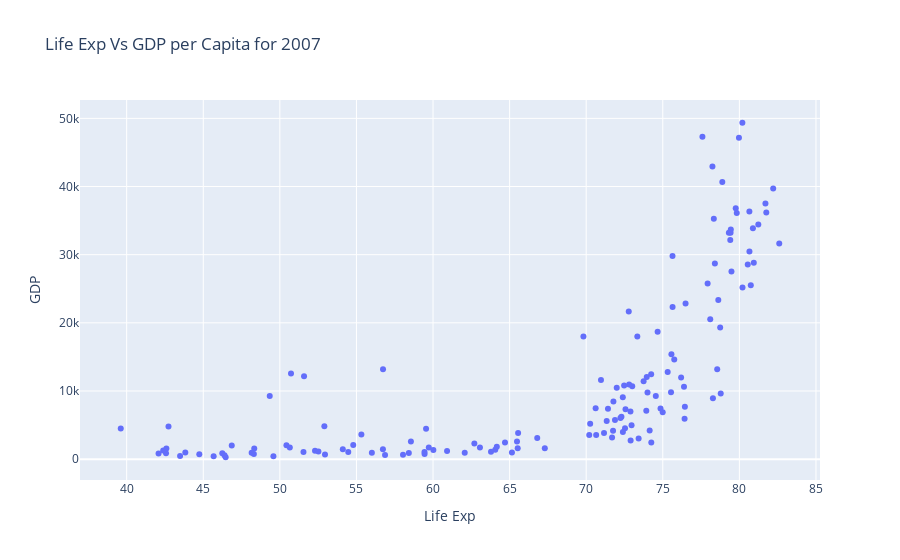

Notebook source saved alongside this figure:
### Code cell
trace1 = go.Scatter(x=temp_df['lifeExp'],y=temp_df['gdpPercap'],mode='markers')


data = [trace1]

layout = go.Layout(title='Life Exp Vs GDP per Capita for 2007', xaxis={'title':'Life Exp'},yaxis={'title':'GDP'})
fig = go.Figure(data,layout)

fig.show()

### Figure 1 — Plotly figure (JSON) as saved in the notebook; plotly's stock layout.template omitted (floating-point values rounded to 4 significant figures; data arrays with more than 128 entries replaced by an {"elided": "..."} marker saying what was removed)
{"data": [{"mode": "markers", "type": "scatter", "x": {"elided": "142 float values"}, "y": {"elided": "142 float values"}}], "layout": {"title": {"text": "Life Exp Vs GDP per Capita for 2007"}, "xaxis": {"title": {"text": "Life Exp"}}, "yaxis": {"title": {"text": "GDP"}}}}
